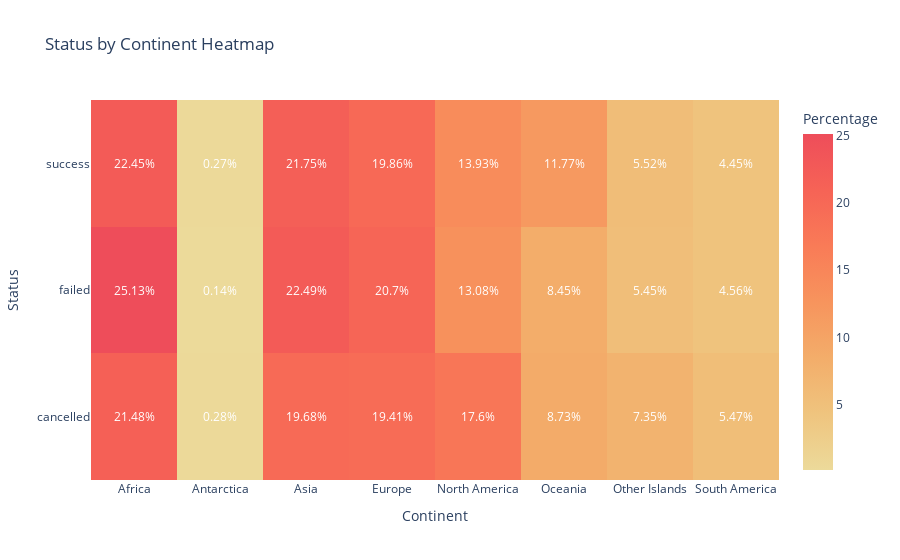

Source (notebook cell):
### Code cell
# Calculate percentages
total_counts = continent_status_rate.sum(axis=1)
percentages = (continent_status_rate.div(total_counts, axis=0) * 100).round(2)

# Create heatmap
fig = go.Figure(data=go.Heatmap(
    z=percentages.values,
    x=percentages.columns,
    y=percentages.index,
    colorscale='oryel',
    colorbar=dict(title='Percentage')
))

# Add annotations
for i in range(len(percentages.index)):
    for j in range(len(percentages.columns)):
        fig.add_annotation(
            x=percentages.columns[j],
            y=percentages.index[i],
            text=str(percentages.values[i, j]) + '%',
            showarrow=False,
            font=dict(color='white')
        )

# Update layout
fig.update_layout(
    title='Status by Continent Heatmap',
    xaxis_title='Continent',
    yaxis_title='Status'
)

# Show figure
fig.show()

### Figure 1 — Plotly figure (JSON) as saved in the notebook; plotly's stock layout.template omitted (floating-point values rounded to 4 significant figures)
{"data": [{"colorbar": {"title": {"text": "Percentage"}}, "colorscale": [[0, "rgb(236, 218, 154)"], [0.1667, "rgb(239, 196, 126)"], [0.3333, "rgb(243, 173, 106)"], [0.5, "rgb(247, 148, 93)"], [0.6667, "rgb(249, 123, 87)"], [0.8333, "rgb(246, 99, 86)"], [1, "rgb(238, 77, 90)"]], "type": "heatmap", "x": ["Africa", "Antarctica", "Asia", "Europe", "North America", "Oceania", "Other Islands", "South America"], "y": ["cancelled", "failed", "success"], "z": [[21.48, 0.28, 19.68, 19.41, 17.6, 8.73, 7.35, 5.47], [25.13, 0.14, 22.49, 20.7, 13.08, 8.45, 5.45, 4.56], [22.45, 0.27, 21.75, 19.86, 13.93, 11.77, 5.52, 4.45]]}], "layout": {"annotations": [{"font": {"color": "white"}, "showarrow": false, "text": "21.48%", "x": "Africa", "y": "cancelled"}, {"font": {"color": "white"}, "showarrow": false, "text": "0.28%", "x": "Antarctica", "y": "cancelled"}, {"font": {"color": "white"}, "showarrow": false, "text": "19.68%", "x": "Asia", "y": "cancelled"}, {"font": {"color": "white"}, "showarrow": false, "text": "19.41%", "x": "Europe", "y": "cancelled"}, {"font": {"color": "white"}, "showarrow": false, "text": "17.6%", "x": "North America", "y": "cancelled"}, {"font": {"color": "white"}, "showarrow": false, "text": "8.73%", "x": "Oceania", "y": "cancelled"}, {"font": {"color": "white"}, "showarrow": false, "text": "7.35%", "x": "Other Islands", "y": "cancelled"}, {"font": {"color": "white"}, "showarrow": false, "text": "5.47%", "x": "South America", "y": "cancelled"}, {"font": {"color": "white"}, "showarrow": false, "text": "25.13%", "x": "Africa", "y": "failed"}, {"font": {"color": "white"}, "showarrow": false, "text": "0.14%", "x": "Antarctica", "y": "failed"}, {"font": {"color": "white"}, "showarrow": false, "text": "22.49%", "x": "Asia", "y": "failed"}, {"font": {"color": "white"}, "showarrow": false, "text": "20.7%", "x": "Europe", "y": "failed"}, {"font": {"color": "white"}, "showarrow": false, "text": "13.08%", "x": "North America", "y": "failed"}, {"font": {"color": "white"}, "showarrow": false, "text": "8.45%", "x": "Oceania", "y": "failed"}, {"font": {"color": "white"}, "showarrow": false, "text": "5.45%", "x": "Other Islands", "y": "failed"}, {"font": {"color": "white"}, "showarrow": false, "text": "4.56%", "x": "South America", "y": "failed"}, {"font": {"color": "white"}, "showarrow": false, "text": "22.45%", "x": "Africa", "y": "success"}, {"font": {"color": "white"}, "showarrow": false, "text": "0.27%", "x": "Antarctica", "y": "success"}, {"font": {"color": "white"}, "showarrow": false, "text": "21.75%", "x": "Asia", "y": "success"}, {"font": {"color": "white"}, "showarrow": false, "text": "19.86%", "x": "Europe", "y": "success"}, {"font": {"color": "white"}, "showarrow": false, "text": "13.93%", "x": "North America", "y": "success"}, {"font": {"color": "white"}, "showarrow": false, "text": "11.77%", "x": "Oceania", "y": "success"}, {"font": {"color": "white"}, "showarrow": false, "text": "5.52%", "x": "Other Islands", "y": "success"}, {"font": {"color": "white"}, "showarrow": false, "text": "4.45%", "x": "South America", "y": "success"}], "title": {"text": "Status by Continent Heatmap"}, "xaxis": {"autorange": true, "range": [-0.5, 7.5], "title": {"text": "Continent"}, "type": "category"}, "yaxis": {"autorange": true, "range": [-0.5, 2.5], "title": {"text": "Status"}, "type": "category"}}}
